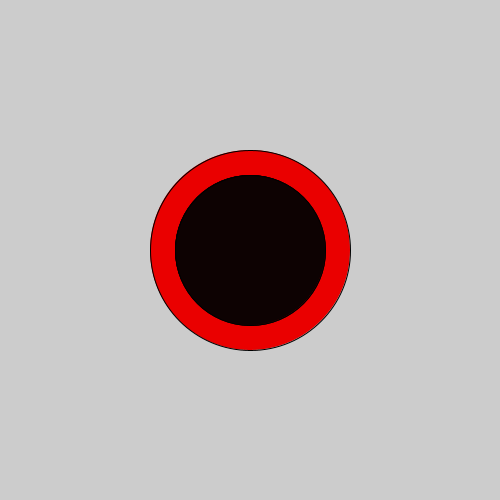
Frame 1 (no input)
Frame 60 (the mouse pressed at the canvas centre just before this capture): blank canvas, image omitted
Frame 120 (the mouse held since frame 60 and released just before this capture): blank canvas, image omitted

The Processing sketch that drew this single still picture (run headless with seeded random() and noise(); from frame 60 on, the mouse is pressed at the canvas centre):

// Processing sketch: bullseye
// ── bullseye.pde
int number=200;
void setup(){
size(500,500);

}
void draw(){

for (int i=0; i<8; i++){
    if (i % 2 == 0) {
      fill(#EA0000);
        ellipse(250,250,number,number);
    }
    else {
      fill(#0D0202);
      ellipse (250,250,number,number);
    }
    number=number-50;

}}
